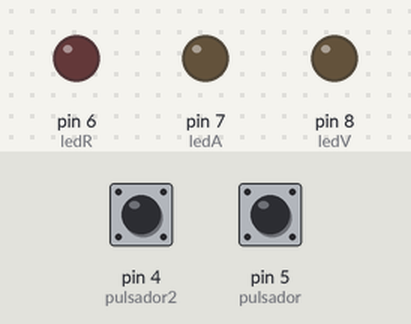
This sketch was run on a simulated Arduino Uno, built with avr-gcc and run on an emulated ATmega328P. On the bench: output pins drawn as LEDs (lit = HIGH). The test bench sets the inputs (shaded band); at power-on: pin 4 (pulsador2) HIGH, pin 5 (pulsador) LOW.

Above: at 1.2 s.
1.3 s: pin 4 (pulsador2) pulled LOW for 0.15 s
At 1.7 s:
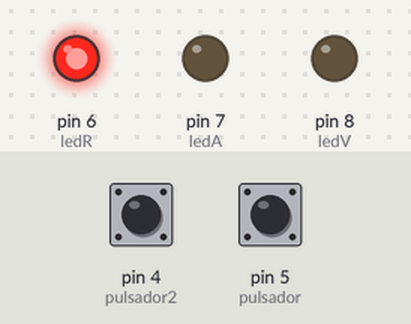
4.4 s: pin 4 (pulsador2) pulled LOW for 1 s
At 5.3 s:
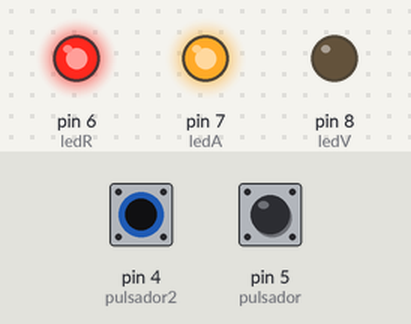
8.4 s: pin 4 (pulsador2) pulled LOW for 3.2 s
At 9.8 s:
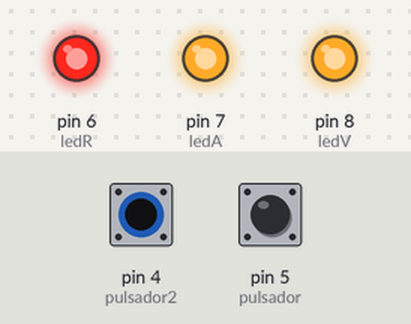
Timing chart, 0 to 15.4 s (numbered marks = the images above; inputs shaded):
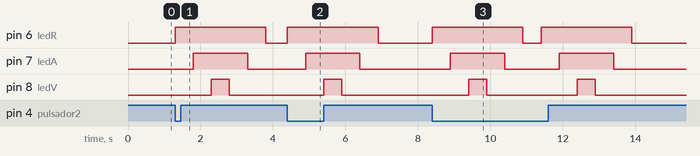

Measured:
- after the input at 1.3 s, pin 6 (ledR): LOW → HIGH at once, → LOW 2.5 s later; pin 7 (ledA): LOW → HIGH after 0.50 s, → LOW 1.5 s later; pin 8 (ledV): LOW → HIGH after 1.0 s, → LOW 0.50 s later
- after the input at 4.4 s, pin 6 (ledR): LOW → HIGH at once, → LOW 2.5 s later; pin 7 (ledA): LOW → HIGH after 0.50 s, → LOW 1.5 s later; pin 8 (ledV): LOW → HIGH after 1.0 s, → LOW 0.50 s later
- after the input at 8.4 s, pin 6 (ledR): alternates HIGH for 2.5 s and LOW for 0.50 s, 4 changes in all, then stays LOW, starting at once; pin 7 (ledA): alternates HIGH for 1.5 s and LOW for 1.5 s, 4 changes in all, then stays LOW, starting after 0.50 s

The sketch:

C4-RETO.ino
```cpp
int ledV=8;
int ledA=7;
int ledR=6;
int pulsador=5;
int pulsador2=4;
int p1=0;
int p2=0;
void setup(){
  pinMode(pulsador,INPUT);
  pinMode(pulsador2,INPUT_PULLUP);
  pinMode(ledR,OUTPUT);
  pinMode(ledA,OUTPUT);
  pinMode(ledV,OUTPUT);
}
void loop(){
  p1=digitalRead(pulsador);
  if(p1){
    digitalWrite(ledA,1);
    digitalWrite(ledR,1);
    digitalWrite(ledV,1);
  }
  else{
    digitalWrite(ledA,0);
    digitalWrite(ledR,0);
    digitalWrite(ledV,0);
  }
  p2=digitalRead(pulsador2);
  if(p2==0){
    digitalWrite(ledR,1);
    delay(500);
    digitalWrite(ledA,1);
    delay(500);
    digitalWrite(ledV,1);
    delay(500);
    digitalWrite(ledV,0);
    delay(500);
    digitalWrite(ledA,0);
    delay(500);
    digitalWrite(ledR,0);
    delay(500);
  }
}
```
